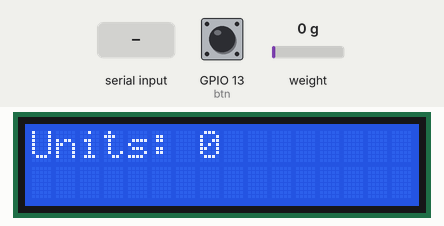
Recording of a sketch running on a simulated ESP8266 (NodeMCU). Shown: 16×2 character LCD. The test bench sets the inputs (shaded band); at power-on: GPIO 13 (btn) HIGH, weight on the scale 0 g. WiFi joins after 1.5 s; servers stay silent unless stated; uploads are accepted with an empty reply; EEPROM starts erased; what the sketch prints to the serial monitor is not drawn.

Above: at 3.6 s.
3.7 s: GPIO 13 (btn) pulled LOW for 3.2 s
At 7.7 s:
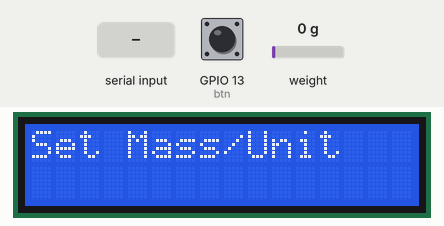
8.6 s: weight on the scale set to 1250 g
11.6 s: "t" received over Serial
13.1 s: GPIO 13 (btn) pulled LOW for 0.15 s
At 14.6 s:
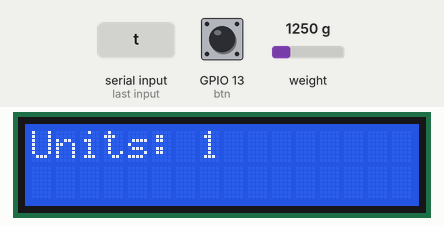
15.6 s: weight on the scale set to 100 g
At 17.4 s:
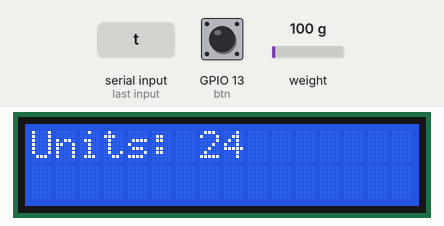
18.0 s: weight on the scale set to 1050 g
At 20.2 s:
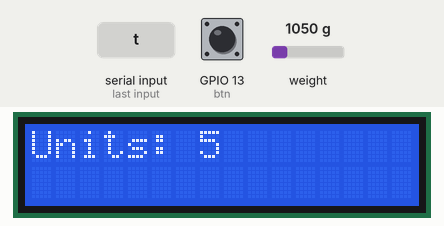
Timing chart, 0 to 21.4 s (numbered marks = the images above; inputs shaded):
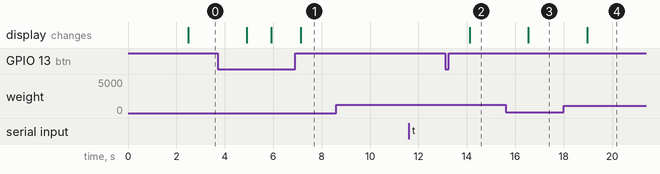

The sketch:

inventory_iot_esp8266.ino
```cpp
#include <ESP8266WiFi.h>           // Change WiFi library to ESP8266WiFi
#include <ESP8266HTTPClient.h>     // Change HTTPClient library to ESP8266HTTPClient
#include <LiquidCrystal_I2C.h>
#include <HX711_ADC.h>
#include <EEPROM.h>                // EEPROM library works on ESP8266 as well

const char* ssid = "nano";
const char* password = "nanotest";

// Firebase URL and key
const String firebaseUrl = "https://smartsystem-17bb5-default-rtdb.firebaseio.com/";
const String firebaseUnitsKey = "Units.json";

// Pins (updated for ESP8266 GPIO layout)
const int HX711_dout = 12;    // ESP8266 GPIO pin for HX711 dout
const int HX711_sck = 14;     // ESP8266 GPIO pin for HX711 sck

// HX711 constructor:
HX711_ADC LoadCell(HX711_dout, HX711_sck);
LiquidCrystal_I2C lcd(0x27, 16, 2);

WiFiClient client;

const int calVal_eepromAddress = 0;
unsigned long t = 0;

float val_ = 0;
float w_u = 0;
boolean sw = true;
int units = 0;
const byte btn = 13;          // ESP8266 GPIO pin for button
unsigned long timer = 0;
unsigned long timer2 = 0;
float calibrationValue;

void setup() {
  Serial.begin(57600);
  Serial.println("\nStarting...");

  WiFi.begin(ssid, password);

  lcd.init();
  lcd.backlight();

  pinMode(btn, INPUT);

  LoadCell.begin();
  calibrationValue = 1128.55;

  EEPROM.begin(512);                        // EEPROM initialization for ESP8266
  EEPROM.get(calVal_eepromAddress, calibrationValue);

  unsigned long stabilizingtime = 2000;
  boolean _tare = true;
  LoadCell.start(stabilizingtime, _tare);
  if (LoadCell.getTareTimeoutFlag()) {
    Serial.println("Timeout, check MCU>HX711 wiring and pin designations");
    //while (1);
  } else {
    LoadCell.setCalFactor(calibrationValue);
    Serial.println("Startup is complete");
  }

  while (WiFi.status() != WL_CONNECTED) {
    delay(500);
    Serial.print(".");
    lcd.clear();
    Mprint("Waiting for", 0, 0);
    Mprint("connection...", 1, 0);
  }
  Serial.println("Connected to WiFi");
}

void loop() {
  static boolean newDataReady = 0;
  const int serialPrintInterval = 0;

  if (LoadCell.update()) newDataReady = true;

  if (newDataReady) {
    if (millis() > t + serialPrintInterval) {
      val_ = LoadCell.getData();
      val_ = val_ - 50;
      Serial.println(calibrationValue);
      Serial.print("Weight: ");
      Serial.println(val_);
      newDataReady = 0;
      t = millis();
    }
  }

  if (w_u == 0) units = 0;
  else units = round(val_ / w_u);

  if (sw) {
    if (millis() - timer >= 1000) {
      if (WiFi.status() != WL_CONNECTED) {
        Serial.print("Attempting to reconnect to WiFi");
        WiFi.begin(ssid, password);
        while (WiFi.status() != WL_CONNECTED) {
          delay(5000);
        }
        Serial.println("\nReconnected to WiFi.");
      }

      if (units < 0) units = 0;

      lcd.clear();
      Mprint("Units: ", 0, 0);
      Mprint(String(units), 0, 7);
      Serial.print("Units: ");
      Serial.println(String(units));

      // Send Units to Firebase
      if (sendFirebaseValue(units)) {
        Serial.println("Firebase update successful.");
      } else {
        Serial.println("Firebase update failed.");
      }

      timer = millis();
    }

    if (digitalRead(btn) == LOW) {
      delay(1000);
      sw = false;
    }
  } else {
    if (millis() - timer2 >= 1000) {
      lcd.clear();
      Mprint("Set Mass/Unit", 0, 0);
      timer2 = millis();
    }

    Serial.print("Mass/Unit: ");
    Serial.println(String(val_));

    if (digitalRead(btn) == LOW) {
      w_u = val_;
      delay(1000);
      sw = true;
    }
  }

  if (Serial.available() > 0) {
    char inByte = Serial.read();
    if (inByte == 't') LoadCell.tareNoDelay();
  }

  if (LoadCell.getTareStatus() == true) {
    Serial.println("Tare complete");
  }
}

void Mprint(String tx, byte r, byte c) {
  lcd.setCursor(c, r);
  lcd.print(tx);
}

bool sendFirebaseValue(int Units) {
  if (WiFi.status() == WL_CONNECTED) {
    HTTPClient http;
    String jsonData = "{\"Units\":" + String(Units) + "}";

    http.begin(client, firebaseUrl + firebaseUnitsKey); // Include client for ESP8266
    http.addHeader("Content-Type", "application/json");

    int httpResponseCode = http.PUT(jsonData);

    if (httpResponseCode > 0) {
      String response = http.getString();
      Serial.println("Firebase response: " + response);
      http.end();
      return true;
    } else {
      Serial.println("Error sending data to Firebase: " + String(httpResponseCode));
      http.end();
      return false;
    }
  } else {
    Serial.println("Error: Not connected to WiFi");
    return false;
  }
}
```

Measured:
- after the input at 3.7 s, the display: changes after 1.2 s (image 1)
- after the input at 8.6 s, every drawn part: stays the same
- after the input at 11.6 s, every drawn part: stays the same
- after the input at 13.1 s, the display: changes after 1.0 s (image 2)
- after the input at 15.6 s, the display: changes after 0.94 s (image 3)
- after the input at 18.0 s, the display: changes after 0.97 s (image 4)
